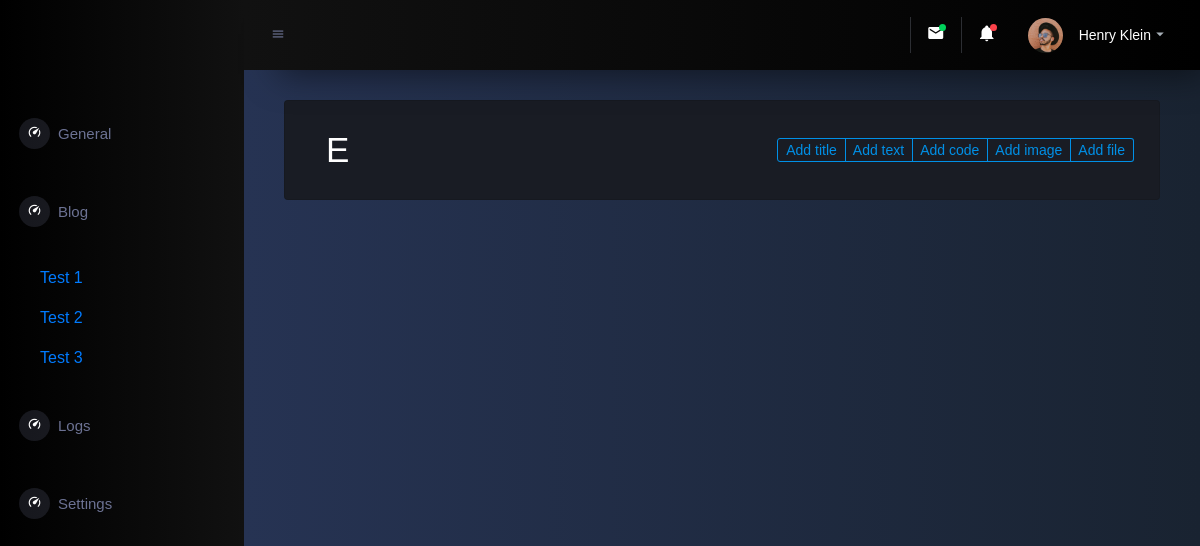
The page /dashboard/blog/categorie/post/3/ (signed in) on the database its author committed.
### dashboard/blog/models.py (models this page shows, shortened)
class Categories(models.Model):
    name = models.CharField(max_length=100, unique=True)
    fecha_creacion = models.DateTimeField(auto_now_add=True)

class Posts(models.Model):
    name = models.CharField(max_length=100, unique=True)
    subcategorie = models.ForeignKey(SubCategories, on_delete=models.CASCADE, related_name='posts', blank=True)
    fecha_creacion = models.DateTimeField(auto_now_add=True)

### dashboard/blog/views.py (the view)
@login_required(login_url='/accounts/login/')
def post(request, post_id=None):
    try:
        post = get_object_or_404(Posts, id=post_id)
        categories = Categories.objects.all()
        titulos = list(post.titulo.all())
        textos = list(post.texto.all())
        archivos = list(post.archivo.all())
        codigos = list(post.codigo.all())
        imagenes = list(post.imagen.all())
        todos_elementos = list(chain(titulos, textos, archivos, codigos, imagenes))
        todos_elementos_ordenados = sorted(todos_elementos, key=lambda x: x.fecha_creacion)
        post.elementos = todos_elementos_ordenados
    except Categories.DoesNotExist:
        messages.error(request, 'Categorie not found.')
        return redirect('blog')
    return render(request, 'dashboard/blog/post/index.html', {
        'categories': categories,
        'post': post,
    })

### templates/dashboard/blog/post/index.html (shortened to what this page needs)
{% extends "dashboard/base.html" %}
{% block content %}
<div class="col-lg-12 grid-margin stretch-card">
    <div class="card">
        <div class="card-body">
            <div class="d-flex flex-wrap justify-content-between align-items-center">
                <div class="text-left mb-3 mb-lg-0 order-lg-1">
                    <h1 class="card-title ml-3 mb-0 d-none d-lg-block">{{post.name}}</h1>
                </div>
                <div class="btn-group text-center order-lg-2">
                    <button type="button" class="btn btn-outline-primary btn-sm">Add title</button>
                    <button type="button" class="btn btn-outline-primary btn-sm">Add text</button>
                    <button type="button" class="btn btn-outline-primary btn-sm">Add code</button>
                    <button type="button" class="btn btn-outline-primary btn-sm">Add image</button>
                    <button type="button" class="btn btn-outline-primary btn-sm">Add file</button>
                </div>
            </div>
        </div>
    </div>
</div>
{% endblock %}

### templates/dashboard/sidebar.html
{% load static %}
<nav class="sidebar sidebar-offcanvas sidebar-color" id="sidebar">
  <ul class="nav mt-4">
    <li class="nav-item py-3 {% if request.resolver_match.url_name == 'general' %}active{% endif %}">
      <a class="nav-link" href="{% url 'dashboard'  %}">
        <span class="menu-icon">
          <i class="mdi mdi-speedometer"></i>
        </span>
        <span class="menu-title">General</span>
      </a>
    </li>
    <li class="nav-item py-3 {% if request.resolver_match.url_name == 'blog' %}dropdown show active{% else %}dropdown{% endif %}">
      <a class="nav-link" href="{% url 'blog'  %}" id="categoriesDropdown" role="button" data-bs-toggle="dropdown" aria-haspopup="true" aria-expanded="false">
        <span class="menu-icon">
          <i class="mdi mdi-speedometer"></i>
        </span>
        <span class="menu-title">Blog</span>
      </a>
    </li>
    {% if request.resolver_match.url_name == 'blog' or request.resolver_match.url_name == 'blog-categorie' or request.resolver_match.url_name == 'post' %}
    <div class="my-2 show">
      {% for categorie in categories %}
      <a class="nav-link ml-4" href="{% url 'blog-categorie' categorie_id=categorie.id %}">{{ categorie.name }}</a>
      {% endfor %}
    </div>
    {% endif %}
    <li class="nav-item py-3">
      <a class="nav-link" href="#">
        <span class="menu-icon">
          <i class="mdi mdi-speedometer"></i>
        </span>
        <span class="menu-title">Logs</span>
      </a>
    </li>
    <li class="nav-item py-3 {% if request.resolver_match.url_name == 'settings' %}active{% endif %}">
      <a class="nav-link" href="#">
        <span class="menu-icon">
          <i class="mdi mdi-speedometer"></i>
        </span>
        <span class="menu-title">Settings</span>
      </a>
    </li>
  </ul>
</nav>

### templates/dashboard/base.html (style rules this page uses)
.sidebar-color { background-image: linear-gradient(to right, #000000, #111111); }

### rows shown on the page
Categories: name "Test 1"
Categories: name "Test 2"
Categories: name "Test 3"
Posts: name "E"
